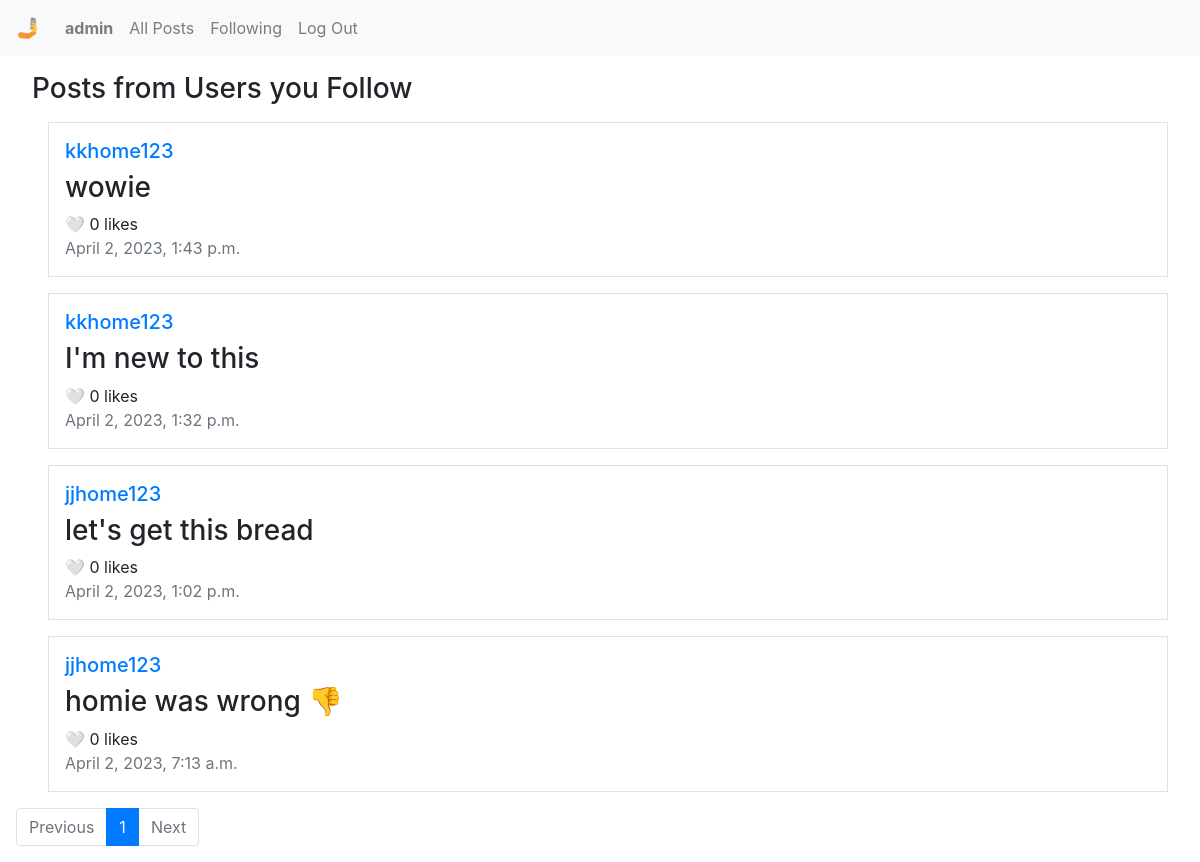
Page /following (signed in) on the committed database.
### network/models.py (models this page shows, shortened)
class User(AbstractUser):
    pass

class Post(models.Model):
    poster = models.ForeignKey(User, on_delete=models.CASCADE, null=True, default=None)
    post = models.CharField(max_length=2000)
    datetime = models.DateTimeField(auto_now=True)

### network/views.py (the view)
# urls.py: path("following", views.following, name="following"),
def following(request, pg=1):
    f = Follow.objects.filter(user=request.user)
    users = []
    for user in f:
        users.append(user.following_user.username)
    user_posts = User.objects.filter(username__in=users)
    posts = []
    list = Post.objects.filter(poster__in=user_posts).order_by('-datetime')
    for item in list:
        posts.append(item)
    page = Paginator(list, 10)
    pages = range(1, page.num_pages+1)
    return render(request, "network/following.html", {
        "posts": page.page(pg),
        "pages": pages,
        "current_page": pg,
        "previous_page": pg-1,
        "next_page": pg+1
    })

### network/templates/network/following.html (shortened to what this page needs)
{% extends "network/layout.html" %}
{% block body %}
    <h3 class="ml-3">Posts from Users you Follow</h3>
    <div class="ml-3">
        <div class="posts">
            {% for post in posts %}
            <div class="border m-3 p-3">
                <h5><a href="{% url 'profile' post.poster.username %}">{{ post.poster }}</a></h5>
                <div id="post_body{{ post.pk }}"><h3>{{ post.post }}</h3></div>
                <div class="likes">
                    {% if request.user.is_authenticated %}
                    <span class="like_button" id="like{{ post.pk }}" data-like_id="{{ post.pk }}">🤍</span>
                    {% else %}
                    <span>❤️</span>
                    {% endif %}
                    <span><span class="like_num" id="like-count{{ post.pk }}" data-num_id="{{ post.pk }}">0</span> likes</span>
                </div>
                <div class="text-muted">{{ post.datetime }}</div>
            </div>
            {% empty %}
            <div class="m-3 p-3">
                <h5>No posts to display.</h5>
            </div>
            {% endfor %}
        </div>
    </div>
    <nav>
        <ul class="pagination">
            {% if current_page == 1 %}
                <li class="page-item disabled"><a class="page-link">Previous</a></li>
            {% else %}
                <li class="page-item"><a class="page-link" href="/{{ previous_page }}">Previous</a></li>
            {% endif %}
            {% for page in pages %}
                {% if page == current_page %}
                    <li class="page-item active"><a class="page-link" href="{% url 'following_page' page %}">{{ page }}</a></li>
                {% else %}
                    <li class="page-item"><a class="page-link" href="{% url 'following_page' page %}">{{ page }}</a></li>
                {% endif %}
            {% endfor %}
            {% if current_page == pages|length %}
            <li class="page-item disabled"><a class="page-link">Next</a></li>
            {% else %}
            <li class="page-item"><a class="page-link" href="/{{ next_page }}">Next</a></li>
            {% endif %}
        </ul>
    </nav>
{% endblock %}

### network/templates/network/layout.html (shortened to what this page needs)
{% load static %}
<!DOCTYPE html>
<html lang="en">
    <head>
        <link rel="stylesheet" href="https://stackpath.bootstrapcdn.com/bootstrap/4.4.1/css/bootstrap.min.css">
        <link href="{% static 'network/styles.css' %}" rel="stylesheet">
    </head>
    <body>
        <nav class="navbar navbar-expand-lg navbar-light bg-light">
            <a class="navbar-brand" href="{% url 'index' %}">🤳</a>
            <div>
              <ul class="navbar-nav mr-auto">
                {% if request.user.is_authenticated %}
                    <li class="nav-item">
                        <a class="nav-link" href="{% url 'profile' request.user.username %}"><strong>{{ request.user.username }}</strong></a>
                    </li>
                {% endif %}
                <li class="nav-item">
                  <a class="nav-link" href="{% url 'index' %}">All Posts</a>
                </li>
                {% if request.user.is_authenticated %}
                    <li class="nav-item">
                        <a class="nav-link" href="{% url 'following' %}">Following</a>
                    </li>
                    <li class="nav-item">
                        <a class="nav-link" href="{% url 'logout' %}">Log Out</a>
                    </li>
                {% endif %}
              </ul>
            </div>
          </nav>
        <div class="body m-3">
            {% block body %}
            {% endblock %}
        </div>
    </body>
</html>

### rows in the picture
User: user.username "admin"
Post: poster "kkhome123", post "wowie", datetime "April 2, 2023, 1:43 p.m."
Post: poster "kkhome123", post "I'm new to this", datetime "April 2, 2023, 1:32 p.m."
Post: poster "jjhome123", post "let's get this bread", datetime "April 2, 2023, 1:02 p.m."
Post: poster "jjhome123", post "homie was wrong 👎", datetime "April 2, 2023, 7:13 a.m."

### other values in the picture
{{ page }} "1"
